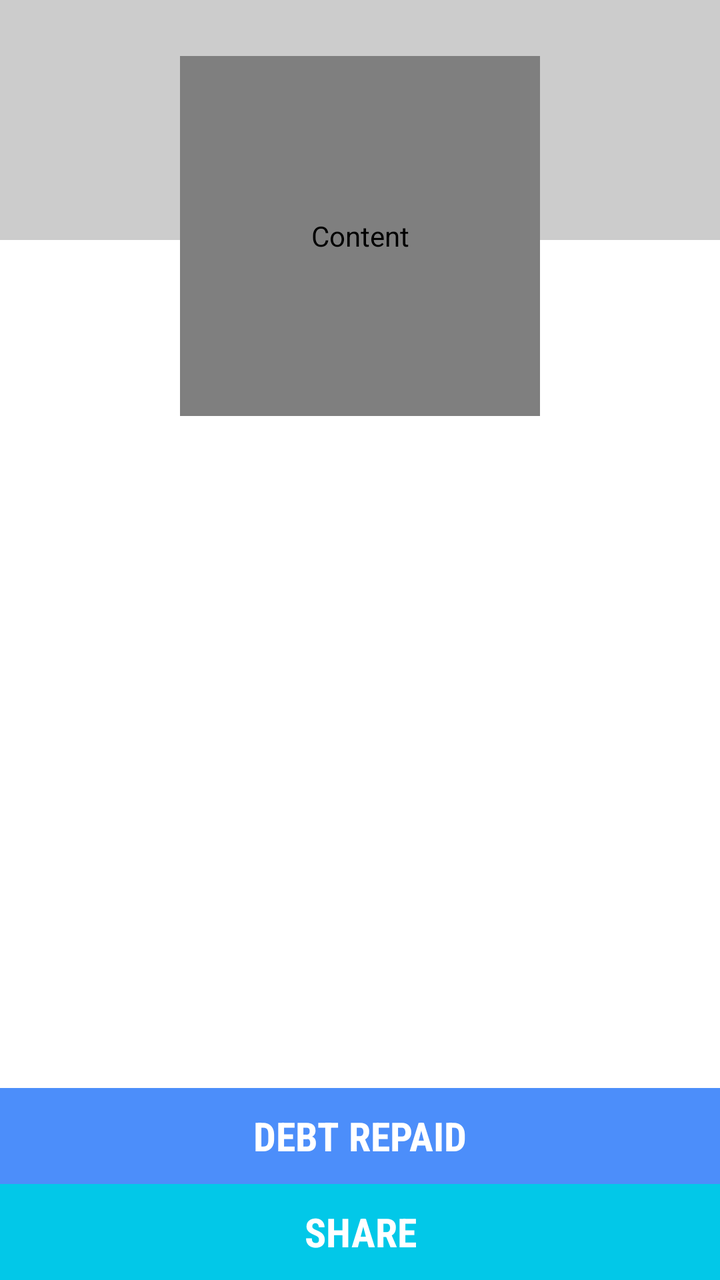
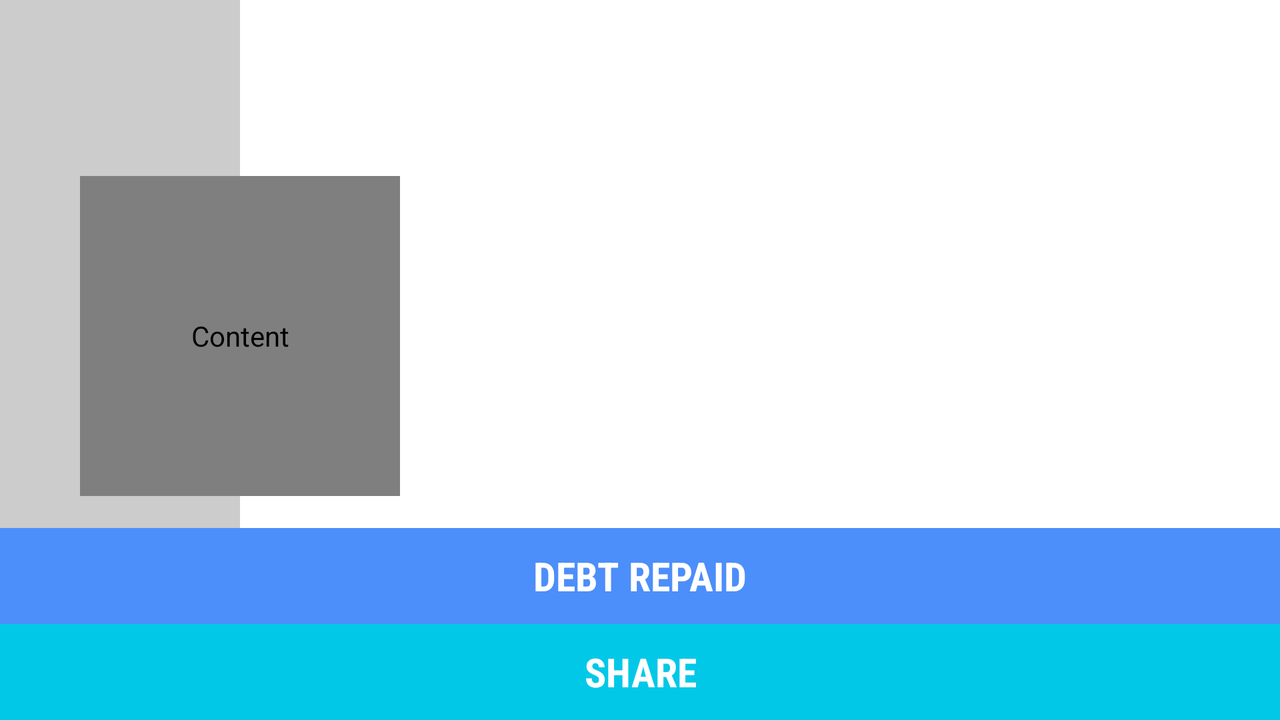

The same Android screen from two of the app's own layout files: first res/layout/ as a phone draws it, then the repository's variant for another configuration, drawn on a device whose configuration selects that folder. Both files follow.
<!-- AndroidManifest.xml: application theme AppTheme -->
<!-- res/layout/fragment_frienddetails.xml -->
<?xml version="1.0" encoding="utf-8"?>
<RelativeLayout xmlns:android="http://schemas.android.com/apk/res/android"
    android:layout_width="match_parent"
    android:layout_height="match_parent" >

    <View
        android:id="@+id/top_background"
        android:layout_width="fill_parent"
        android:layout_height="120dp"
		android:background="#CCCCCC"/>

	<vnapnic.project.debtmanager.view.RoundedImageView
		android:id="@+id/friend_image"
		android:layout_width="180dp"
		android:layout_height="180dp"
		android:layout_marginTop="28dp"
		android:layout_centerHorizontal="true"
		android:contentDescription="@string/contentDesc"
		android:scaleType="centerCrop" />

    <TextView
        android:id="@+id/owe_status"
        android:layout_width="fill_parent"
        android:layout_height="wrap_content"
        android:layout_below="@+id/friend_image"
        android:fontFamily="sans-serif-condensed"
        android:gravity="center_horizontal"
        android:paddingTop="10dp"
        android:textColor="@color/emphasised_text"
        android:textSize="25sp"
        android:textStyle="italic" />

    <TextView
        android:id="@+id/amount"
        android:layout_width="fill_parent"
        android:layout_height="wrap_content"
        android:layout_below="@+id/owe_status"
        android:layout_marginTop="-10dp"
        android:fontFamily="sans-serif-condensed"
        android:gravity="top|center_horizontal"
        android:textColor="@color/emphasised_text"
        android:textSize="60sp" />

    <Button
        android:id="@+id/share"
        style="@style/CustomBtn"
        android:layout_width="fill_parent"
        android:layout_height="wrap_content"
        android:layout_alignParentBottom="true"
        android:background="@drawable/btn_wide_red"
        android:fontFamily="sans-serif-condensed"
        android:text="@string/share" />

    <Button
        android:id="@+id/repaid"
        style="@style/CustomBtn"
        android:layout_width="fill_parent"
        android:layout_height="wrap_content"
        android:layout_above="@id/share"
        android:background="@drawable/btn_wide_red_darker"
        android:fontFamily="sans-serif-condensed"
        android:onClick="onClick"
        android:text="@string/debt_repaid" />

</RelativeLayout>
<!-- resources referenced by this layout -->
<resources>
  <color name="emphasised_text">#444</color>
  <string name="contentDesc">Content</string>
  <string name="debt_repaid">Debt Repaid</string>
  <string name="share">Share</string>
  <style name="CustomBtn" parent="@android:style/Widget.Holo.Button">
          <item name="android:textColor">#FFFFFF</item>
          <item name="android:textSize">20sp</item>
          <item name="android:textStyle">bold</item>
          <item name="android:textAllCaps">true</item>
      </style>
  <!-- drawable btn_style_grey (drawable) -->
  <?xml version="1.0" encoding="utf-8"?>
  <shape xmlns:android="http://schemas.android.com/apk/res/android" >
      <solid android:color="@color/main_background" />
  </shape>
  <!-- drawable btn_style_pressed (drawable) -->
  <?xml version="1.0" encoding="utf-8"?>
  <shape xmlns:android="http://schemas.android.com/apk/res/android" >
      <solid android:color="#a1f2ff" />
  </shape>
  <!-- drawable btn_style_red (drawable) -->
  <?xml version="1.0" encoding="utf-8"?>
  <shape xmlns:android="http://schemas.android.com/apk/res/android" >
      <solid android:color="#02c8e8" />
  </shape>
  <!-- drawable btn_style_darkgrey (drawable) -->
  <?xml version="1.0" encoding="utf-8"?>
  <shape xmlns:android="http://schemas.android.com/apk/res/android" >
      <solid android:color="@color/main_background_slightlyDarker" />
  </shape>
  <!-- drawable btn_style_darkred (drawable) -->
  <?xml version="1.0" encoding="utf-8"?>
  <shape xmlns:android="http://schemas.android.com/apk/res/android" >
      <solid android:color="#4c8efa" />
  </shape>
  <style name="AppBaseTheme" parent="android:Theme.Holo.Light.DarkActionBar">
          
      </style>
  <style name="PopupMenu.Myactionbar" parent="@android:style/Widget.Holo.ListPopupWindow">
          <item name="android:popupBackground">@drawable/menu_dropdown_panel_myactionbar</item>	
      </style>
  <style name="DropDownListView.Myactionbar" parent="@android:style/Widget.Holo.ListView.DropDown">
          <item name="android:listSelector">@drawable/selectable_background_myactionbar</item>
      </style>
  <style name="ActionBarTabStyle.Myactionbar" parent="@android:style/Widget.Holo.ActionBar.TabView">
          <item name="android:background">@drawable/tab_indicator_ab_myactionbar</item>
      </style>
  <style name="ActionButton.CloseMode.Myactionbar" parent="@android:style/Widget.Holo.ActionButton.CloseMode">
          <item name="android:background">@drawable/btn_cab_done_myactionbar</item>
      </style>
  <style name="EditTextTheme" parent="android:Widget.EditText">
  	  <item name="android:background">@drawable/edit_text_holo_light</item>
  	  <item name="android:textColor">@color/text</item>
    </style>
  <style name="ButtonTheme" parent="android:Widget.Button">
  	  <item name="android:background">@drawable/btn_default_holo_light</item>
  	  <item name="android:minHeight">48dip</item>
  	  <item name="android:minWidth">64dip</item>
  	  <item name="android:textColor">@color/text</item>
    </style>
  <style name="ImageButtonTheme" parent="android:Widget.ImageButton">
  	  <item name="android:background">@drawable/btn_default_holo_light</item>
    </style>
  <style name="Theme.Myactionbar.Widget" parent="@android:style/Theme.Holo">
          <item name="android:popupMenuStyle">@style/PopupMenu.Myactionbar</item>
          <item name="android:dropDownListViewStyle">@style/DropDownListView.Myactionbar</item>
      </style>
  <color name="main_background">#BABABA</color>
  <color name="main_background_slightlyDarker">#AFAFAF</color>
  <style name="ProgressBar.Myactionbar" parent="@android:style/Widget.Holo.ProgressBar.Horizontal">
          <item name="android:progressDrawable">@drawable/progress_horizontal_myactionbar</item>
      </style>
  <color name="text">#2a2a2a</color>
  <!-- some entries are left out for length -->
</resources>
<!-- res/layout-w400dp-land/fragment_frienddetails.xml (the repository's variant of the layout above) -->
<!-- drawn on the phone turned sideways -->
<?xml version="1.0" encoding="utf-8"?>
<RelativeLayout xmlns:android="http://schemas.android.com/apk/res/android"
    android:layout_width="match_parent"
    android:layout_height="match_parent" >

    <View
        android:id="@+id/top_background"
        android:layout_width="120dp"
        android:layout_height="match_parent"
		android:background="#CCCCCC"/>

	<Button
		android:id="@+id/share"
		style="@style/CustomBtn"
		android:layout_width="fill_parent"
		android:layout_height="wrap_content"
		android:layout_alignParentBottom="true"
		android:background="@drawable/btn_wide_red"
		android:fontFamily="sans-serif-condensed"
		android:text="@string/share" />

	<Button
		android:id="@+id/repaid"
		style="@style/CustomBtn"
		android:layout_width="fill_parent"
		android:layout_height="wrap_content"
		android:layout_above="@id/share"
		android:background="@drawable/btn_wide_red_darker"
		android:fontFamily="sans-serif-condensed"
		android:onClick="onClick"
		android:text="@string/debt_repaid" />

	<vnapnic.project.debtmanager.view.RoundedImageView
		android:id="@+id/friend_image"
		android:layout_width="160dp"
		android:layout_height="160dp"
		android:layout_marginLeft="40dp"
		android:layout_marginBottom="16dp"
		android:layout_centerVertical="true"
		android:layout_above="@id/repaid"
		android:contentDescription="@string/contentDesc"
		android:scaleType="centerCrop" />

    <TextView
        android:id="@+id/owe_status"
        android:layout_width="fill_parent"
        android:layout_height="wrap_content"
        android:layout_toRightOf="@id/friend_image"
        android:fontFamily="sans-serif-condensed"
        android:gravity="center_horizontal"
        android:layout_marginTop="30dp"
        android:textColor="@color/emphasised_text"
        android:textSize="25sp"
        android:textStyle="italic" />

    <TextView
        android:id="@+id/amount"
        android:layout_width="fill_parent"
        android:layout_height="wrap_content"
        android:layout_below="@id/owe_status"
		android:layout_toRightOf="@id/friend_image"
        android:layout_marginTop="-10dp"
        android:fontFamily="sans-serif-condensed"
        android:gravity="top|center_horizontal"
        android:textColor="@color/emphasised_text"
        android:textSize="60sp" />

</RelativeLayout>
